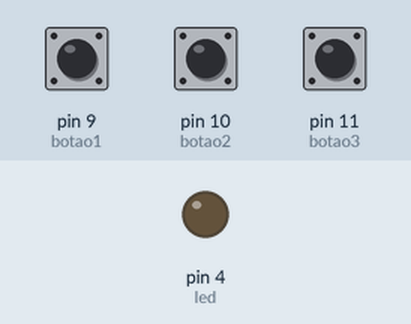
The sketch below on a simulated Arduino Uno, built with avr-gcc and run on an emulated ATmega328P. Shown: output pins drawn as LEDs (lit = HIGH). Dashed ring = blinking. The test bench sets the inputs (shaded band); at power-on: pin 9 (botao1) HIGH, pin 11 (botao3) LOW, pin 10 (botao2) LOW.

Above: at 1.2 s.
1.3 s: pin 9 (botao1) pulled LOW for 0.15 s
At 2.5 s:
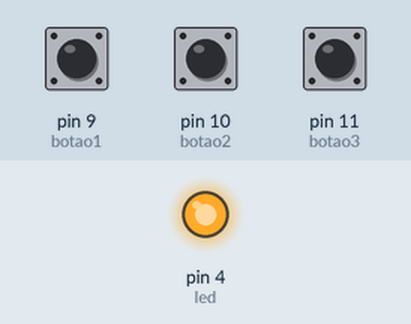
2.9 s: pin 11 (botao3) pulled HIGH for 1 s
At 3.2 s:
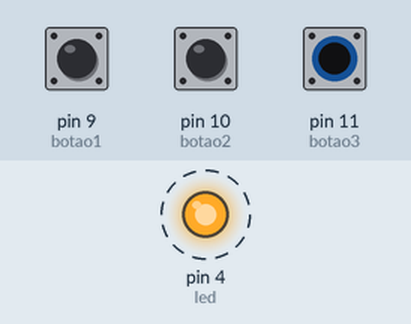
5.9 s: pin 11 (botao3) pulled HIGH for 3.2 s
At 9.5 s:
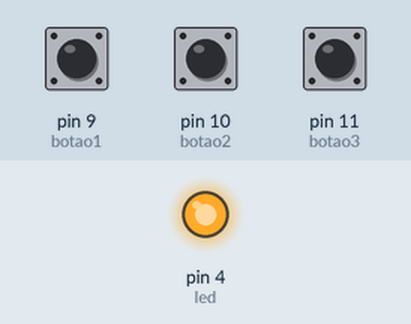
10.6 s: pin 10 (botao2) pulled HIGH for 0.15 s
At 11.9 s:
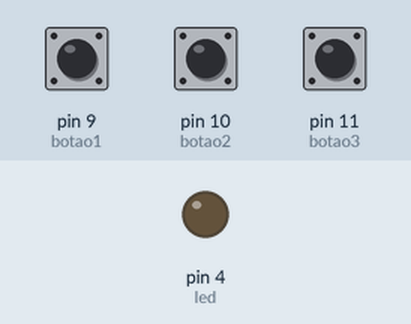
Timing chart, 0 to 13.2 s (numbered marks = the images above; inputs shaded):
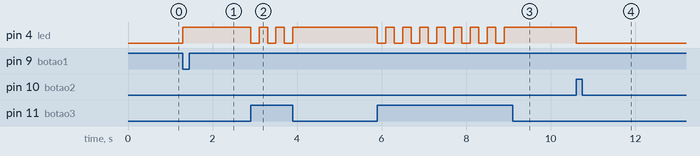

The sketch:

projeto-com-3-botoes.ino
```cpp
int led = 4;

int botao1 = 9;
int botao2 = 10;
int botao3 = 11;

void setup()
{
  pinMode(led, OUTPUT);
  pinMode(botao1, INPUT);
  pinMode(botao2, INPUT);
  pinMode(botao3, INPUT);

  digitalWrite(led, LOW);
}

void loop()
{


  if(digitalRead(botao1) == LOW)
  {
    digitalWrite(led, HIGH);
  }
  else if(digitalRead(botao2) == LOW && digitalRead(led) == HIGH)
  {
    while(digitalRead(botao3) != LOW && digitalRead(botao1))
    {
      digitalWrite(led, LOW);
      delay(200);

      digitalWrite(led, HIGH);
      delay(200);
    }

  }
  else if(digitalRead(botao3) == LOW)
  {
    digitalWrite(led, LOW);
  }
}
```

Measured:
- after the input at 1.3 s, pin 4 (led): LOW → HIGH at once
- after the input at 2.9 s, pin 4 (led): alternates HIGH for 0.20 s and LOW for 0.20 s, 6 changes in all, then stays HIGH, starting at once
- after the input at 5.9 s, pin 4 (led): alternates HIGH for 0.20 s and LOW for 0.20 s, 16 changes in all, then stays HIGH, starting at once
- after the input at 10.6 s, pin 4 (led): HIGH → LOW at once
